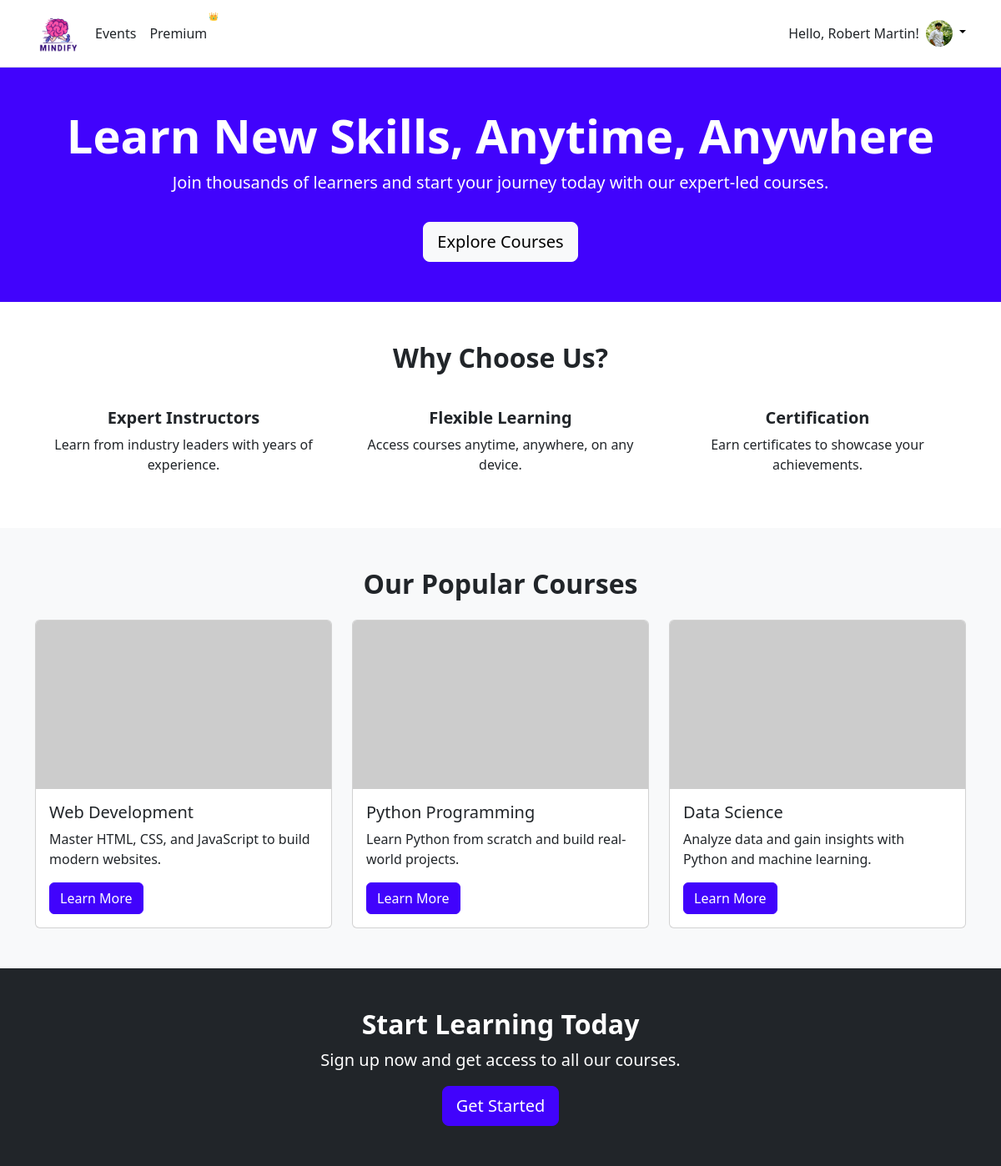
The page / (signed in) on the database its author committed.
### coreApp/models.py (models this page shows, shortened)
class User(models.Model):
    username = models.CharField(max_length=30, unique=True)
    first_name = models.CharField(max_length=30, null=True, blank=True)
    last_name = models.CharField(max_length=30, null=True, blank=True)
    email = models.EmailField(unique=True)
    password = models.CharField(max_length=30, default="user1234")
    is_active = models.BooleanField(default=False)
    last_login = models.DateTimeField(null=True, blank=True)
    date_joined = models.DateTimeField(auto_now_add=True)
    is_premium = models.BooleanField(default=False)
    gender = models.CharField(max_length=10, null=True, blank=True)
    profile_picture = models.ImageField(blank=True, null=True, upload_to="images/users/")
    def get_profile_photo_url(self):
        if self.profile_picture:
            return self.profile_picture.url

### coreApp/views.py (the view)
# urls.py: path('', views.landing, name='landing'),
def landing(request):
    user_id = request.session.get("user_id")
    user = None
    if user_id:
        user = User.objects.get(id=user_id)
    context = {
        "user": user
    }
    return render(request, 'coreApp/landing.html', context)

### coreApp/templates/coreApp/landing.html
{% extends "core.html" %}
{% block content %}
<section class="bg-primary text-white text-center py-5">
    <div class="container">
        <h1 class="display-4 fw-bold">Learn New Skills, Anytime, Anywhere</h1>
        <p class="lead">Join thousands of learners and start your journey today with our expert-led courses.</p>
        <a href="#courses" class="btn btn-light btn-lg mt-3">Explore Courses</a>
    </div>
</section>
<section class="py-5">
    <div class="container text-center">
        <h2 class="fw-bold mb-4">Why Choose Us?</h2>
        <div class="row g-4">
            <div class="col-md-4">
                <div class="card border-0">
                    <div class="card-body">
                        <h5 class="card-title fw-bold">Expert Instructors</h5>
                        <p class="card-text">Learn from industry leaders with years of experience.</p>
                    </div>
                </div>
            </div>
            <div class="col-md-4">
                <div class="card border-0">
                    <div class="card-body">
                        <h5 class="card-title fw-bold">Flexible Learning</h5>
                        <p class="card-text">Access courses anytime, anywhere, on any device.</p>
                    </div>
                </div>
            </div>
            <div class="col-md-4">
                <div class="card border-0">
                    <div class="card-body">
                        <h5 class="card-title fw-bold">Certification</h5>
                        <p class="card-text">Earn certificates to showcase your achievements.</p>
                    </div>
                </div>
            </div>
        </div>
    </div>
</section>
<section id="courses" class="bg-light py-5">
    <div class="container">
        <h2 class="fw-bold text-center mb-4">Our Popular Courses</h2>
        <div class="row g-4">
            <div class="col-md-4">
                <div class="card">
                    <img src="https://via.placeholder.com/350x200" class="card-img-top" alt="Course 1">
                    <div class="card-body">
                        <h5 class="card-title">Web Development</h5>
                        <p class="card-text">Master HTML, CSS, and JavaScript to build modern websites.</p>
                        <a href="#" class="btn btn-primary">Learn More</a>
                    </div>
                </div>
            </div>
            <div class="col-md-4">
                <div class="card">
                    <img src="https://via.placeholder.com/350x200" class="card-img-top" alt="Course 2">
                    <div class="card-body">
                        <h5 class="card-title">Python Programming</h5>
                        <p class="card-text">Learn Python from scratch and build real-world projects.</p>
                        <a href="#" class="btn btn-primary">Learn More</a>
                    </div>
                </div>
            </div>
            <div class="col-md-4">
                <div class="card">
                    <img src="https://via.placeholder.com/350x200" class="card-img-top" alt="Course 3">
                    <div class="card-body">
                        <h5 class="card-title">Data Science</h5>
                        <p class="card-text">Analyze data and gain insights with Python and machine learning.</p>
                        <a href="#" class="btn btn-primary">Learn More</a>
                    </div>
                </div>
            </div>
        </div>
    </div>
</section>
<section class="bg-dark text-white text-center py-5">
    <div class="container">
        <h2 class="fw-bold">Start Learning Today</h2>
        <p class="lead">Sign up now and get access to all our courses.</p>
        <a href="#" class="btn btn-primary btn-lg">Get Started</a>
    </div>
</section>
{% endblock %}

### templates/header.html (shortened to what this page needs)
{% load static %}
<header class="p-3 border-bottom">
  <div class="container">
    <div class="d-flex flex-wrap align-items-center justify-content-between">
      <a
        href="/"
        class="d-flex align-items-center mb-2 mb-lg-0 link-body-emphasis text-decoration-none"
      >
        <img
          src="{% static 'img/logo1.png' %}"
          alt="Logo"
          width="56"
          height="48"
          class="me-2"
        />
      </a>
      {% if user %}
      <ul
        class="nav col-12 col-lg-auto me-lg-auto mb-2 justify-content-center mb-md-0"
      >
        <li><a href="{% url 'events' %}" class="nav-link px-2">Events</a></li>
        <li class="position-relative">
          <a href="{% url 'premium' %}" class="nav-link px-2">Premium</a>
          <span
            class="position-absolute top-0 start-100 translate-middle badge rounded-circle text-dark"
            style="font-size: 0.6rem; transform: translate(-50%, -50%)"
          >
            👑
          </span>
        </li>
      </ul>
      <div class="dropdown text-end d-flex align-items-center">
        <span class="me-2"
          >Hello, {{ user.first_name }} {{ user.last_name }}!</span
        >
        <a
          href="#"
          class="d-block link-body-emphasis text-decoration-none dropdown-toggle"
          data-bs-toggle="dropdown"
          aria-expanded="false"
        >
          <img
            src="{{ user.get_profile_photo_url }}"
            alt="Profile Picture"
            width="32"
            height="32"
            class="rounded-circle"
          />
        </a>
      </div>
      {% endif %}
    </div>
  </div>
</header>

### templates/header.html (style rules this page uses)
.nav-link { color: inherit; transition: color 0.3s ease; }

### rows shown on the page
User: first_name "Robert", last_name "Martin", get_profile_photo_url (picture)
